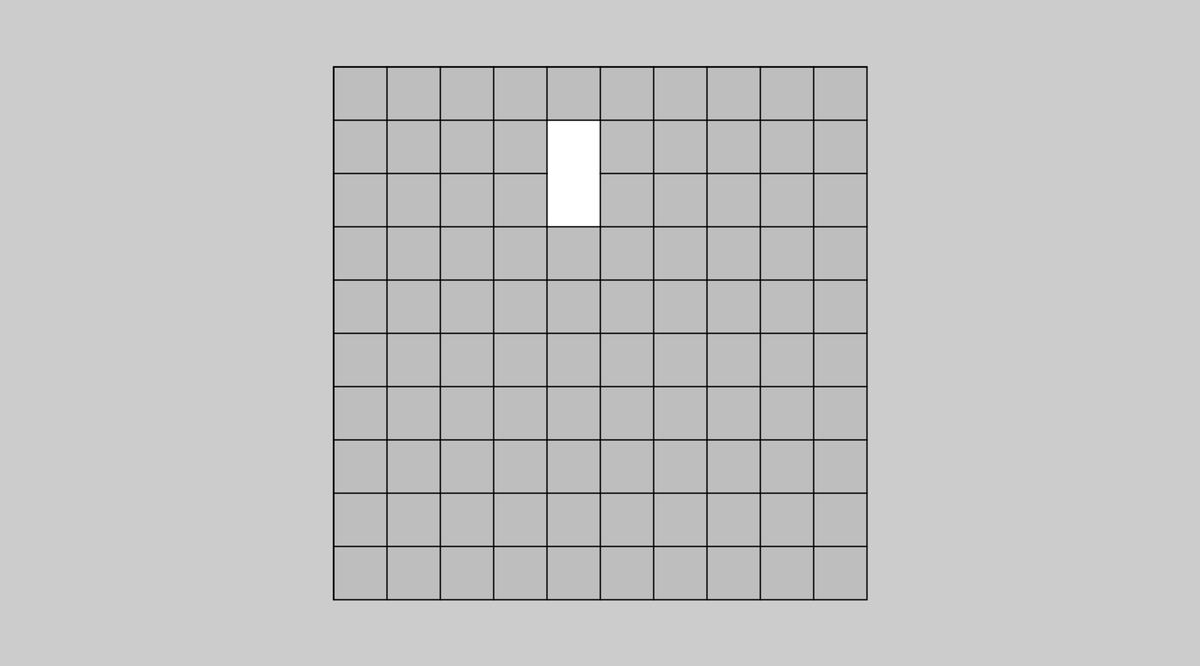
Frame 1 (no input)
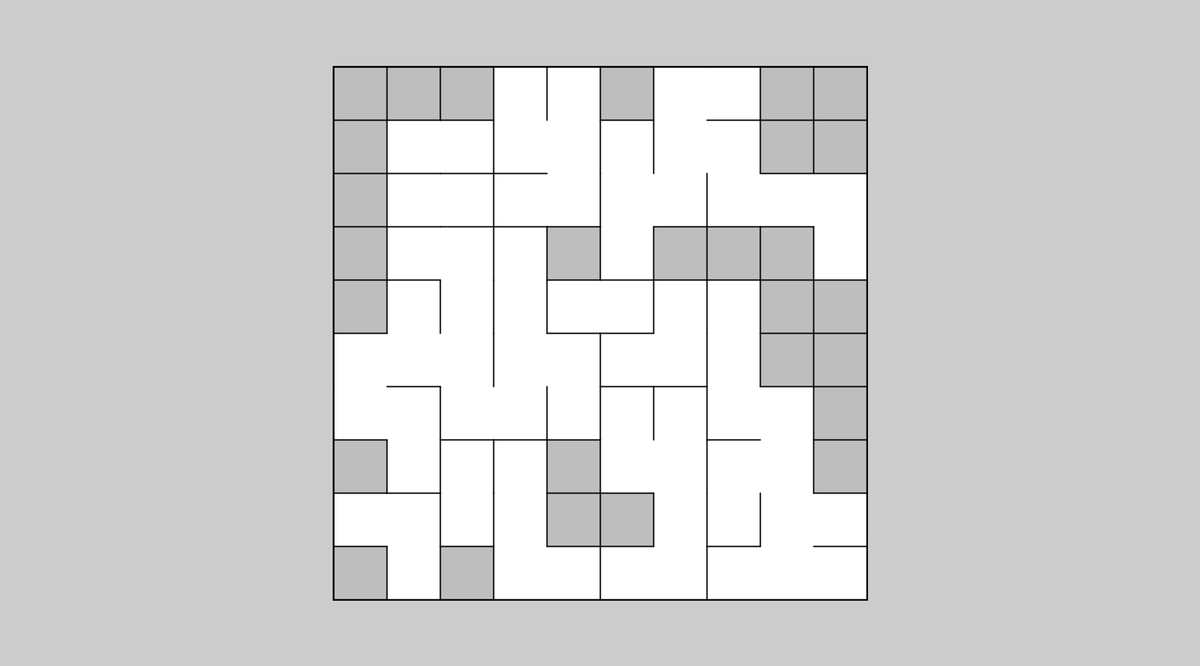
Frame 60 (the mouse pressed at the canvas centre just before this capture)
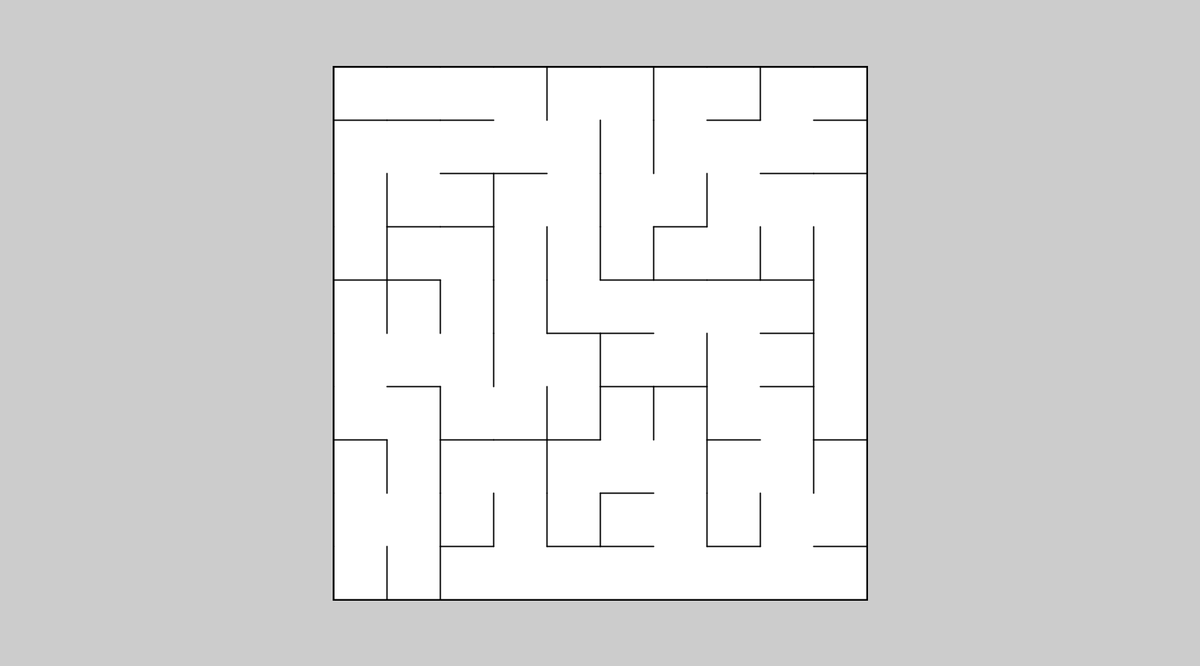
Frame 120 (the mouse held since frame 60 and released just before this capture)

The Processing sketch that drew these frames (run headless with seeded random() and noise(); from frame 60 on, the mouse is pressed at the canvas centre):

// Processing sketch: MazeGenerator
// ── MazeGenerator.pde

int n = 10;
float offset = 200;
Cell[][] cells = new Cell[n][n];
Generator generator;
Generator kruskal, wilson, eller, prim;
float size;
public enum Direction{
  VERTICAL,
  HORIZONTAL,
  UP,
  DOWN,
  LEFT,
  RIGHT
}

void setup() {
  size(1800, 1000);
  
  size = min((width-offset)/n, (height-offset)/n);
  
  for (int i=0; i<n; i++) {
    cells[i] = new Cell[n];
    for (int j=0; j<n; j++) {
      cells[i][j] = new Cell(i*n + j, i, j, size);
    }
  }
  
  kruskal = new KruskalMethod(cells);
  wilson = new WilsonMethod(cells);
  eller = new EllerMethod(cells);
  prim = new PrimMethod(cells);
  generator = prim;
  
  useKruskal();
}

void useKruskal() {
  generator.reset();
  generator = kruskal;
  generator.reset();
}

void useWilson() {
  generator.reset();
  generator = wilson;
  generator.reset();
}

void useEller() {
  generator.reset();
  generator = eller;
  generator.reset();
}

void usePrim() {
  generator.reset();
  generator = prim;
  generator.reset();
}

void draw() {
  translate(400, 0);
   generator.run(); 
  for (int i=0; i<n; i++) {
    for (int j=0; j<n; j++) {
      cells[i][j].drawBackground(offset);
    }
  }
  
  int c = 190;
  fill( c, c, c);
  strokeWeight(2);
  stroke(0);
  noFill();
  rect(offset/2, offset/2, offset/2+((n-1)*size)-n*2, offset/2+((n-1)*size)-n*2);
  
  for (int i=0; i<n; i++) {
    for (int j=0; j<n; j++) {
      cells[i][j].drawBorder(offset);
    }
  }
  
  delay(100);
}

void mouseClicked() {
 generator.reset();
}

void keyPressed() {
  if (key=='1') {
    useKruskal();
  } else if (key=='2') {
    useWilson();
  } else if (key=='3') {
    useEller();
  } else if (key=='4') {
    usePrim();
  } else {
    generator.reset();
  }
  System.out.println(key);
}

// ── Cell.pde
class Cell{
  int x, y;
  int index;
  float size;

  boolean visited, hideLeft, hideTop;
  color c;
  public Cell(int index, int x, int y, float size) {
    this.index = index;
    this.x = x;
    this.y = y;
    this.size = size;
    this.visited = false;
    this.hideLeft = false;
    this.hideTop = false;
    this.c = color(190, 190, 190);
  }
  
  public void drawBorder(float offset) {
    stroke(0);
    strokeWeight(2);
    float px = this.x*size+offset/2;
    float py = this.y*size+offset/2;
    if (!hideTop) {
      line(px, py, px+size, py);
    }
    
    if (!hideLeft) {
      line(px, py, px, py+size);
    }
  }
  
  public void drawBackground(float offset) {
    if (this.visited) {
      fill(255, 255, 255);
    } else {
      fill(this.c);
    }
    
    noStroke();
    rect(this.x*size+offset/2, this.y*size+offset/2, size, size);
  }

}

// ── EllerMethod.pde
import java.util.Collections;

import java.util.Map;
import java.util.Iterator;

class EllerMethod extends Generator{
  Cell[][] cells;
  int row, col;
  boolean done = false;
  
  public EllerMethod(Cell[][] cells) {
    this.cells = cells;
    this.reset();
  }
  
  public void run() {
    if (done) {
      return;
    }
    
    if (col < n) {
      horizontalConnect();
      col++;
    } else {
      if (row+1 < n) {
        verticalConnect();
      }
      
      for(int i=0; i<n; i++) {
        Cell now = this.cells[i][row];
        now.visited = true;
      }
      col = 0;
      row++;
    }
    
    if (row >= n) {
      finalise();
      done = true;
    }
  }
  
  public void horizontalConnect() {
    Cell now = this.cells[col][row];
    now.c = color(251, 251, 202);
    
    int d = (int) random(100);
    if (d%2==0) {
      now.hideLeft = true;
      if (col!=0) {
        if (this.cells[col-1][row].index < now.index) {
          now.index = this.cells[col-1][row].index;  
        } else {
          this.cells[col-1][row].index = now.index;
        }
        
      }
    }
  }
  
  public void verticalConnect() {
    HashMap<Integer, Boolean> hasConnection = new HashMap<Integer, Boolean>();
    for(int i=0; i<n; i++) {
      Cell now = this.cells[i][row];
      hasConnection.put(now.index, false);
    }
    //Randomly create vertical connections
    for(int i=0; i<n; i++) {
      int d = (int) random(100);
      if (d%2==0) {
        this.cells[i][row+1].hideTop = true;
        this.cells[i][row+1].index = this.cells[i][row].index;
        hasConnection.put(this.cells[i][row+1].index, true);
      }
    }
    
    //Make sure that at least one vertical connection for each set;
    for(Integer index: hasConnection.keySet()) {
        boolean connected = hasConnection.get(index);
        if (!connected) {
          int count = 0;
          for(int i=0; i<n; i++) {
            Cell now = this.cells[i][row];
            if (now.index == index) {
              count++;
            }
          }
          
          int d = (int) random(count);
          count = 0;
          for(int i=0; i<n; i++) {
            Cell now = this.cells[i][row];
            if (now.index == index && count == d) {
              this.cells[i][row+1].hideTop = true;
              this.cells[i][row+1].index = this.cells[i][row].index;
              break;
            }
            if (now.index == index) {
              count++;
            }
          }
        }
     }
  }
  
  public void finalise() {
    for(int i=0; i<n-1; i++) {
      Cell now = this.cells[i][n-1];
      Cell sibling = this.cells[i+1][n-1];
      if (now.index != sibling.index) {
        int rm = sibling.index;
        sibling.hideLeft = true;
        sibling.index = now.index;
        for(int j=i+1; j<n; j++) {
          if (this.cells[i][n-1].index == rm) {
            this.cells[i][n-1].index = now.index;
          }
        }
      }
    }
  }
  public void reset() {
    row = 0;
    col = 0;
    
    for (int i=0; i<n; i++) {
      for (int j=0; j<n; j++) {
        cells[i][j].index = i*n + j;
        cells[i][j].visited = false;
        cells[i][j].hideLeft = false;
        cells[i][j].hideTop = false;
        cells[i][j].c = color(190, 190, 190);
      }
    }
    
    this.done = false;
  }
  
  
  //public void debug() {
  //  for (int i=0; i<n; i++) {
  //    for (int j=0; j<n; j++) {
  //      this.run();
  //    }
  //  }
    
  //  for(int j=0; j<n; j++) {
  //    for(int i=0; i<n; i++) {
  //      Cell now = this.cells[i][j];
  //      if (now.index > 10) {
  //        System.out.print(now.index+"  ");
  //      } else {
  //        System.out.print(now.index+"   ");
  //      }
        
  //    }
  //    System.out.println();
  //  }
  //}
}

// ── Generator.pde
abstract class Generator {
  abstract void run();
  abstract void reset();
}

// ── KruskalMethod.pde
import java.util.Collections;
class KruskalMethod extends Generator{
  Cell[][] cells;
  ArrayList<ArrayList<Cell>> setIndex;
  ArrayList<Edge> edges;
  int bigestSet = 1;
  public KruskalMethod(Cell[][] cells) {
    this.cells = cells;
    this.reset();
  }
  
  public Edge next() {
    Cell a = null;
    Cell b = null;
    Edge e;
    do {
      e = edges.remove(0);
      int x = e.x;
      int y = e.y;
      a = this.cells[x][y];
      b = null;
      if (e.d.equals(Direction.HORIZONTAL)) {
        b = this.cells[x+1][y];        
      } else {
        b = this.cells[x][y+1];
      }
    } while(a.index==b.index);
    
    return e;
  }
  
  public void run() {
      if (this.bigestSet >= setIndex.size()) {
        return;
      }
      
      Edge e = next();
      Cell a, b;
      int x = e.x;
      int y = e.y;
      a = this.cells[x][y];
      b = null;
      if (e.d.equals(Direction.HORIZONTAL)) {
        b = this.cells[x+1][y];        
      } else {
        b = this.cells[x][y+1];
      }
      
      if (a.index != b.index) {
        a.visited = true;
        b.visited = true;
        if (e.d.equals(Direction.HORIZONTAL)) {
          b.hideLeft = true;
        } else {
          b.hideTop = true;
        }
        
        this.bigestSet = setIndex.get(a.index).size() + setIndex.get(b.index).size();
        
        
        //System.out.println("Before "+setIndex.get(a.index).size() +" "+setIndex.get(b.index).size());
        if (setIndex.get(a.index).size() > setIndex.get(b.index).size()) {
          ArrayList<Cell> bigger = setIndex.get(a.index);
          for (Cell c: setIndex.get(b.index)) {
            c.index = a.index;
            bigger.add(c);
          }
          
          setIndex.set(b.index, bigger);
        } else {
          ArrayList<Cell> bigger = setIndex.get(b.index);
          for (Cell c: setIndex.get(a.index)) {
            c.index = b.index;
            bigger.add(c);
          }
          
          setIndex.set(a.index, bigger);
        }
        
        //System.out.println("After "+setIndex.get(a.index).size() +" "+setIndex.get(b.index).size());
      }
  }
  
  public void reset() {
    for (int i=0; i<n; i++) {
      for (int j=0; j<n; j++) {
        cells[i][j].index = i*n + j;
        
        cells[i][j].visited = false;
        cells[i][j].hideLeft = false;
        cells[i][j].hideTop = false;
        cells[i][j].c = color(190, 190, 190);
      }
    }
    
    this.bigestSet = 1;
    setIndex = new ArrayList<ArrayList<Cell>>();
    edges = new ArrayList<Edge>();
    
    for (int i=0; i<n; i++) {
      for (int j=0; j<n; j++) {
        ArrayList<Cell> tmp = new ArrayList<Cell>();
        cells[i][j].index = i*n + j;
        tmp.add(cells[i][j]);
        setIndex.add(tmp);
      }
    }
    
    edges.clear();
    for (int i=0; i<n-1; i++) {
      for (int j=0; j<n; j++) {
        edges.add(new Edge(i, j, Direction.HORIZONTAL));
      }
    }
    
    for (int i=0; i<n; i++) {
      for (int j=0; j<n-1; j++) {
        edges.add(new Edge(i, j, Direction.VERTICAL));
      }
    }
    Collections.shuffle(edges);  
  }
}

class Edge{
  int x, y;
  Direction d;
  public Edge(int x, int y, Direction d) {
    this.x = x;
    this.y = y;
    this.d = d;
  }
}

// ── PrimMethod.pde
import java.util.Collections;
import java.util.PriorityQueue;
import java.util.Comparator;

class PrimMethod extends Generator{
  PriorityQueue<Node> frontier;
  Cell[][] cells;
  ArrayList<Direction> direction;
  public PrimMethod(Cell[][] cells) {
    this.cells = cells;
    
    Comparator<Node> cmp = new Comparator<Node>() {
        @Override
        public int compare(Node s1, Node s2) {
            return (int)(s1.priority - s2.priority);
        }
    };
    frontier = new PriorityQueue<Node>(cmp);
    direction = new ArrayList<Direction>();
    direction.add(Direction.UP);
    direction.add(Direction.DOWN);
    direction.add(Direction.LEFT);
    direction.add(Direction.RIGHT);
    this.reset();
  }
  
  public void run() {
    if (frontier.size() <= 0) {
      return;
    }
    
    Node n = frontier.remove();
    while(cells[n.x][n.y].visited) {
      if (frontier.size() <= 0) {
        return;
      }
      n = frontier.remove();
    }
    
    Collections.shuffle(direction);
    for(Direction d: direction) {
      Cell c = null;
      switch(d){
        case LEFT:
          c = getCell(n.x-1, n.y);
          break;
        case RIGHT:
          c = getCell(n.x+1, n.y);
          break;
        case UP:
          c = getCell(n.x, n.y-1);
          break;
        case DOWN:
          c = getCell(n.x, n.y+1);
          break;
        default:
          break;
      }
      
      if (c == null) {
        continue;
      }
      
      if (!c.visited) {
        continue;
      }
      
      switch(d){
        case LEFT:
          cells[n.x][n.y].hideLeft = true;
          break;
        case RIGHT:
          cells[n.x+1][n.y].hideLeft = true;
          break;
        case UP:
          cells[n.x][n.y].hideTop = true;
          break;
        case DOWN:
          cells[n.x][n.y+1].hideTop = true;
          break;
        default:
          break;
      }
      break;
    }
    
    cells[n.x][n.y].visited = true;
    addNeighbors(n.x, n.y);
  }
  
  public Cell getCell(int x, int y) {
    if (x<0 || x >= cells.length) {
      return null;
    }
    
    if (y<0 || y >= cells.length) {
      return null;
    }
    
    return cells[x][y];
  }
  
  public void addNeighbors(int x, int y) {
    Cell a; 
    a = getCell(x-1, y);
    if (a != null && !a.visited) {
      a.c = color(255, 221, 221);
      frontier.add(new Node(x-1, y, random(100)));  
    }
    
    a = getCell(x+1, y);
    if (a != null && !a.visited) {
      a.c = color(255, 221, 221);
      frontier.add(new Node(x+1, y, random(100)));  
    }
    
    a = getCell(x, y+1);
    if (a != null && !a.visited) {
      a.c = color(255, 221, 221);
      frontier.add(new Node(x, y+1, random(100)));  
    }
    
    a = getCell(x, y-1);
    if (a != null && !a.visited) {
      a.c = color(255, 221, 221);
      frontier.add(new Node(x, y-1, random(100)));  
    }
  }
  
  public void reset() {
    frontier.clear();
    for (int i=0; i<n; i++) {
      for (int j=0; j<n; j++) {
        cells[i][j].index = i*n + j;
        cells[i][j].visited = false;
        cells[i][j].hideLeft = false;
        cells[i][j].hideTop = false;
        cells[i][j].c = color(190, 190, 190);
      }
    }
    
    int init = (int) random(n*n);
    int x = init % n;
    int y = (int)(init / n);
    cells[x][y].visited = true;
    addNeighbors(x, y);
  }
}

class Node{
  int x, y;
  float priority;
  public Node(int x, int y, float d) {
    this.x = x;
    this.y = y;
    this.priority = d;
  }
}

// ── WilsonMethod.pde
import java.util.Collections;
class WilsonMethod extends Generator{
  Cell[][] cells;
  Direction[][] directionTable;
  ArrayList<Integer> order;
  Cell now, start;
  
  public WilsonMethod(Cell[][] cells) {
    this.cells = cells;
    order = new ArrayList<Integer>();
    directionTable = new Direction[cells.length][cells.length];
    this.reset();
  }
  
  public void run() {
    if (this.order.size() <= 0) {
      return;
    }
    
    if (now == null) {
      setupStartPoint();
      return;
    } 
    
    move();
    if (now.visited) {
      addToMaze();
    }
    
    if (start.visited) {
      for (int i=0; i<n; i++) {
        for (int j=0; j<n; j++) {
          if (!cells[i][j].visited) {
            cells[i][j].c = color(190, 190, 190);
          }
        }
      }
      
      now = null;
      start = null;
    }
    
  }
  
  public void setupStartPoint() {
    int x, y;
    while (true) {
      if (order.size() <= 0) {
        return;
      }
      
      int index = order.remove(0);
      x = index % n;
      y = (int)(index / n);
      
      if (!cells[x][y].visited) {
        break;
      }
    }
    
    now = cells[x][y];
    now.c = color(251, 251, 202);
    start = now;
  }
  
  public void move() {
    if (now.visited) {
      return;
    }
    while(true) {
      int d = (int) random(100);
      Cell next = null;
      switch(d%4){
        case 0:
          directionTable[now.x][now.y] = Direction.LEFT;
          next = getCell(now.x-1, now.y);
          break;
        case 1:
          directionTable[now.x][now.y] = Direction.RIGHT;
          next = getCell(now.x+1, now.y);
          break;
        case 2:
          directionTable[now.x][now.y] = Direction.UP;
          next = getCell(now.x, now.y-1);
          break;
        case 3:
          directionTable[now.x][now.y] = Direction.DOWN;
          next = getCell(now.x, now.y+1);
          break;
      }
      
      if (next == null) {
        continue;
      }
      
      now.c = color(255, 221, 221);
      next.c = color(251, 251, 202);
      now = next;
      break;
    }
  }
  
  public void addToMaze() {
    if (start.visited) {
      return;
    }
    
    start.visited = true;
    switch(directionTable[start.x][start.y]){
      case LEFT:
        start.hideLeft = true;
        start = getCell(start.x-1, start.y);
        break;
      case RIGHT:
        start = getCell(start.x+1, start.y);
        start.hideLeft = true;
        break;
      case UP:
        start.hideTop = true;
        start = getCell(start.x, start.y-1);
        break;
      case DOWN:
        start = getCell(start.x, start.y+1);
        start.hideTop = true;
        break;
      default:
        break;
    }
  }
  
  public Cell getCell(int x, int y) {
    if (x<0 || x >= cells.length) {
      return null;
    }
    
    if (y<0 || y >= cells.length) {
      return null;
    }
    
    return cells[x][y];
  }
  
  public void reset() {
    order.clear();
    for (int i=0; i<n; i++) {
      for (int j=0; j<n; j++) {
        cells[i][j].index = i*n + j;
        order.add(i*n + j);
        cells[i][j].visited = false;
        cells[i][j].hideLeft = false;
        cells[i][j].hideTop = false;
        cells[i][j].c = color(190, 190, 190);
      }
    }
    
    now = null;
    start = null;
    Collections.shuffle(order);
    int init = order.remove(0);
    int x = init % n;
    int y = (int)(init / n);
    cells[x][y].visited = true;
  }
}
